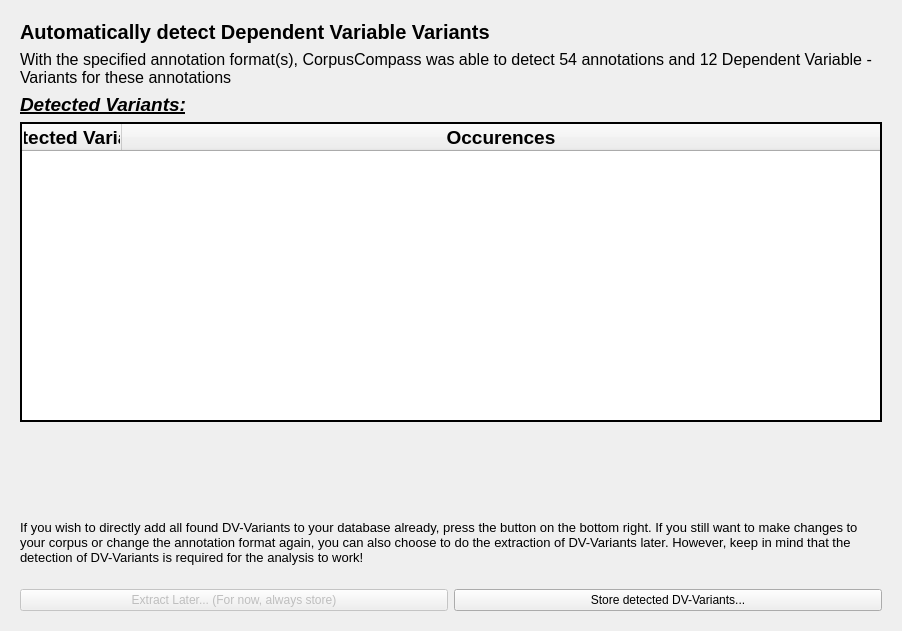
<?xml version="1.0" encoding="UTF-8"?>
<ui version="4.0">
 <class>DetectVariantsDialog</class>
 <widget class="QDialog" name="DetectVariantsDialog">
  <property name="geometry">
   <rect>
    <x>0</x>
    <y>0</y>
    <width>902</width>
    <height>631</height>
   </rect>
  </property>
  <property name="windowTitle">
   <string>Dialog</string>
  </property>
  <layout class="QVBoxLayout" name="verticalLayout_2">
   <item alignment="Qt::AlignTop">
    <widget class="QWidget" name="widget_explanations" native="true">
     <layout class="QVBoxLayout" name="verticalLayout">
      <item>
       <widget class="QLabel" name="label_header">
        <property name="font">
         <font>
          <pointsize>15</pointsize>
          <bold>true</bold>
         </font>
        </property>
        <property name="text">
         <string>Automatically detect Dependent Variable Variants</string>
        </property>
       </widget>
      </item>
      <item>
       <widget class="QLabel" name="label_detectionsummary">
        <property name="font">
         <font>
          <pointsize>12</pointsize>
          <bold>false</bold>
         </font>
        </property>
        <property name="text">
         <string>With the specified annotation format(s), CorpusCompass was able to detect 54 annotations and 12 Dependent Variable - Variants for these annotations</string>
        </property>
        <property name="wordWrap">
         <bool>true</bool>
        </property>
       </widget>
      </item>
      <item>
       <widget class="QLabel" name="label_detectedvariants">
        <property name="sizePolicy">
         <sizepolicy hsizetype="Maximum" vsizetype="Preferred">
          <horstretch>0</horstretch>
          <verstretch>0</verstretch>
         </sizepolicy>
        </property>
        <property name="font">
         <font>
          <pointsize>14</pointsize>
          <italic>true</italic>
          <bold>true</bold>
          <underline>true</underline>
          <strikeout>false</strikeout>
         </font>
        </property>
        <property name="text">
         <string>Detected Variants:</string>
        </property>
        <property name="wordWrap">
         <bool>true</bool>
        </property>
       </widget>
      </item>
      <item>
       <widget class="QTableWidget" name="tableWidget_variants">
        <property name="sizePolicy">
         <sizepolicy hsizetype="Ignored" vsizetype="Fixed">
          <horstretch>0</horstretch>
          <verstretch>0</verstretch>
         </sizepolicy>
        </property>
        <property name="minimumSize">
         <size>
          <width>0</width>
          <height>300</height>
         </size>
        </property>
        <property name="layoutDirection">
         <enum>Qt::LeftToRight</enum>
        </property>
        <property name="styleSheet">
         <string notr="true">QTableWidget {
    font-size: 10pt; /* Set the font size */
}

</string>
        </property>
        <property name="frameShape">
         <enum>QFrame::Box</enum>
        </property>
        <property name="frameShadow">
         <enum>QFrame::Plain</enum>
        </property>
        <property name="lineWidth">
         <number>2</number>
        </property>
        <property name="midLineWidth">
         <number>2</number>
        </property>
        <property name="verticalScrollBarPolicy">
         <enum>Qt::ScrollBarAsNeeded</enum>
        </property>
        <property name="horizontalScrollBarPolicy">
         <enum>Qt::ScrollBarAlwaysOff</enum>
        </property>
        <property name="sizeAdjustPolicy">
         <enum>QAbstractScrollArea::AdjustToContents</enum>
        </property>
        <property name="editTriggers">
         <set>QAbstractItemView::NoEditTriggers</set>
        </property>
        <property name="dragEnabled">
         <bool>true</bool>
        </property>
        <property name="selectionMode">
         <enum>QAbstractItemView::NoSelection</enum>
        </property>
        <property name="selectionBehavior">
         <enum>QAbstractItemView::SelectRows</enum>
        </property>
        <property name="showGrid">
         <bool>true</bool>
        </property>
        <property name="sortingEnabled">
         <bool>false</bool>
        </property>
        <property name="wordWrap">
         <bool>true</bool>
        </property>
        <property name="cornerButtonEnabled">
         <bool>false</bool>
        </property>
        <property name="rowCount">
         <number>0</number>
        </property>
        <attribute name="horizontalHeaderVisible">
         <bool>true</bool>
        </attribute>
        <attribute name="horizontalHeaderCascadingSectionResizes">
         <bool>false</bool>
        </attribute>
        <attribute name="horizontalHeaderMinimumSectionSize">
         <number>100</number>
        </attribute>
        <attribute name="horizontalHeaderDefaultSectionSize">
         <number>100</number>
        </attribute>
        <attribute name="horizontalHeaderStretchLastSection">
         <bool>true</bool>
        </attribute>
        <attribute name="verticalHeaderVisible">
         <bool>false</bool>
        </attribute>
        <attribute name="verticalHeaderDefaultSectionSize">
         <number>40</number>
        </attribute>
        <column>
         <property name="text">
          <string>Detected Variant</string>
         </property>
         <property name="font">
          <font>
           <pointsize>14</pointsize>
           <italic>false</italic>
           <bold>true</bold>
           <underline>false</underline>
           <strikeout>false</strikeout>
           <kerning>true</kerning>
          </font>
         </property>
        </column>
        <column>
         <property name="text">
          <string>Occurences</string>
         </property>
         <property name="font">
          <font>
           <pointsize>14</pointsize>
           <italic>false</italic>
           <bold>true</bold>
           <underline>false</underline>
          </font>
         </property>
        </column>
       </widget>
      </item>
     </layout>
    </widget>
   </item>
   <item>
    <widget class="QWidget" name="widget_recommendation" native="true">
     <property name="sizePolicy">
      <sizepolicy hsizetype="Preferred" vsizetype="Maximum">
       <horstretch>0</horstretch>
       <verstretch>0</verstretch>
      </sizepolicy>
     </property>
     <layout class="QVBoxLayout" name="verticalLayout_3">
      <item alignment="Qt::AlignBottom">
       <widget class="QLabel" name="label_recommendation">
        <property name="font">
         <font>
          <pointsize>10</pointsize>
         </font>
        </property>
        <property name="text">
         <string>If you wish to directly add all found DV-Variants to your database already, press the button on the bottom right. If you still want to make changes to your corpus or change the annotation format again, you can also choose to do the extraction of DV-Variants later. However, keep in mind that the detection of DV-Variants is required for the analysis to work!</string>
        </property>
        <property name="wordWrap">
         <bool>true</bool>
        </property>
       </widget>
      </item>
     </layout>
    </widget>
   </item>
   <item>
    <widget class="QWidget" name="widget_btncontainer" native="true">
     <property name="sizePolicy">
      <sizepolicy hsizetype="Preferred" vsizetype="Maximum">
       <horstretch>0</horstretch>
       <verstretch>0</verstretch>
      </sizepolicy>
     </property>
     <layout class="QHBoxLayout" name="horizontalLayout">
      <item>
       <widget class="QPushButton" name="btn_extractlater">
        <property name="enabled">
         <bool>false</bool>
        </property>
        <property name="text">
         <string>Extract Later... (For now, always store)</string>
        </property>
       </widget>
      </item>
      <item>
       <widget class="QPushButton" name="btn_extractnow">
        <property name="text">
         <string>Store detected DV-Variants...</string>
        </property>
       </widget>
      </item>
     </layout>
    </widget>
   </item>
  </layout>
 </widget>
 <resources/>
 <connections>
  <connection>
   <sender>btn_extractlater</sender>
   <signal>clicked()</signal>
   <receiver>DetectVariantsDialog</receiver>
   <slot>reject()</slot>
   <hints>
    <hint type="sourcelabel">
     <x>447</x>
     <y>612</y>
    </hint>
    <hint type="destinationlabel">
     <x>467</x>
     <y>545</y>
    </hint>
   </hints>
  </connection>
  <connection>
   <sender>btn_extractnow</sender>
   <signal>clicked()</signal>
   <receiver>DetectVariantsDialog</receiver>
   <slot>accept()</slot>
   <hints>
    <hint type="sourcelabel">
     <x>883</x>
     <y>612</y>
    </hint>
    <hint type="destinationlabel">
     <x>626</x>
     <y>545</y>
    </hint>
   </hints>
  </connection>
 </connections>
</ui>
